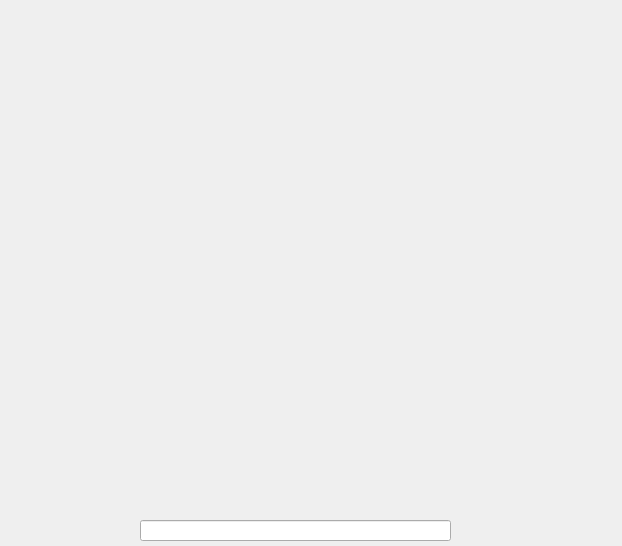
<?xml version="1.0" encoding="UTF-8"?>
<ui version="4.0">
 <class>PlotWindow</class>
 <widget class="QDialog" name="PlotWindow">
  <property name="geometry">
   <rect>
    <x>0</x>
    <y>0</y>
    <width>622</width>
    <height>546</height>
   </rect>
  </property>
  <property name="windowTitle">
   <string>Dialog</string>
  </property>
  <widget class="QCustomPlot" name="plot_widget" native="true">
   <property name="geometry">
    <rect>
     <x>0</x>
     <y>0</y>
     <width>621</width>
     <height>511</height>
    </rect>
   </property>
  </widget>
  <widget class="QLineEdit" name="lineEdit">
   <property name="geometry">
    <rect>
     <x>140</x>
     <y>520</y>
     <width>311</width>
     <height>21</height>
    </rect>
   </property>
  </widget>
 </widget>
 <customwidgets>
  <customwidget>
   <class>QCustomPlot</class>
   <extends>QWidget</extends>
   <header location="global">qcustomplot.h</header>
   <container>1</container>
  </customwidget>
 </customwidgets>
 <resources/>
 <connections/>
</ui>
